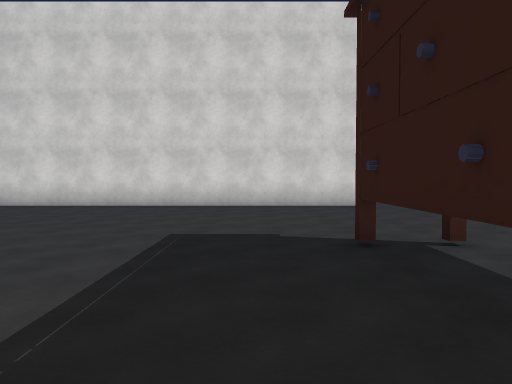
[1] (above)

21 first-person views from a walk through a Unity game level. The camera is 1.4 m above the floor, tilts 2° down and sees 70° across. The floor is counted in squares, 2 m on a side. Each view is taken from the middle of a square. On the plan, view 1 faces up. The plan holds only what a view shows up to about 11 squares ahead; the rest is blank. The place goes on beyond the plan. Some surface patterns are stand-ins.

[2]
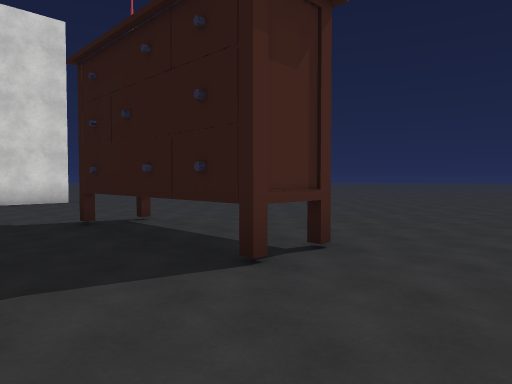

[3]
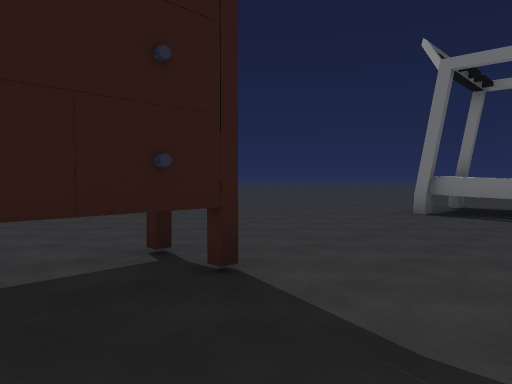

[4]
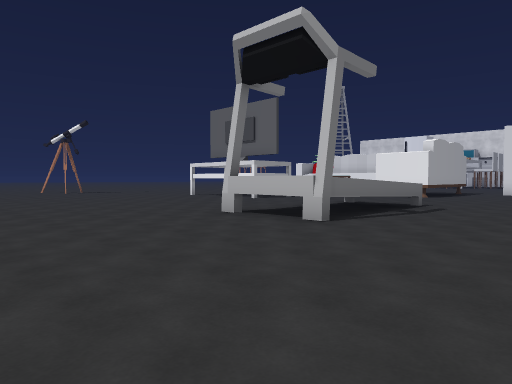

[5]
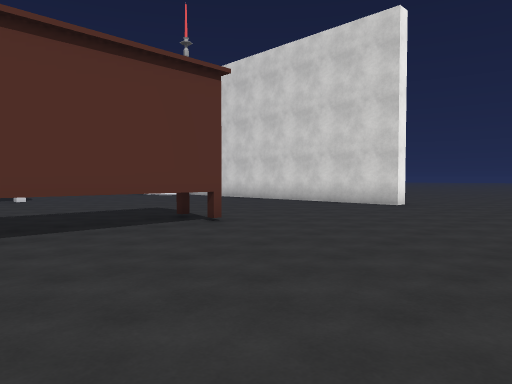

[6]
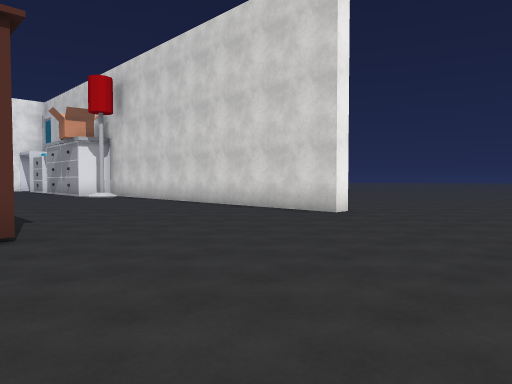

[7]
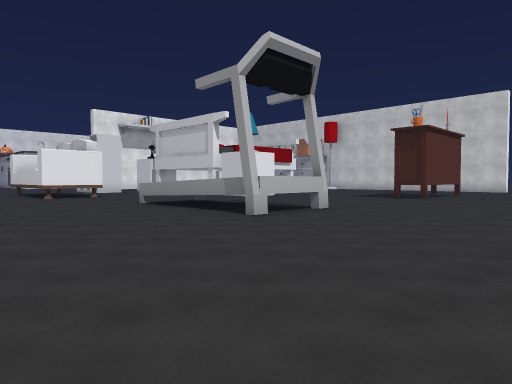

[8]
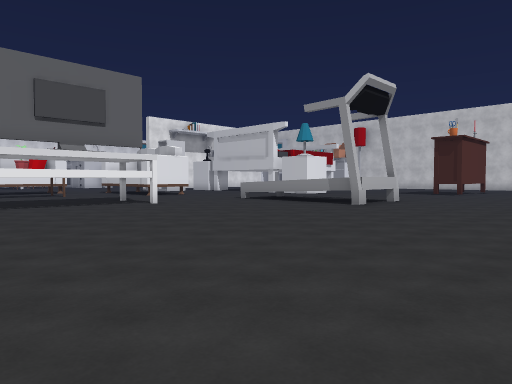

[9]
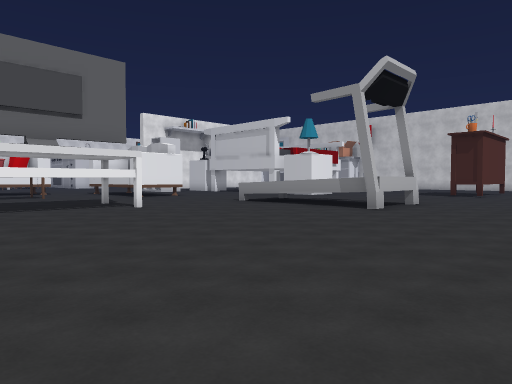

[10]
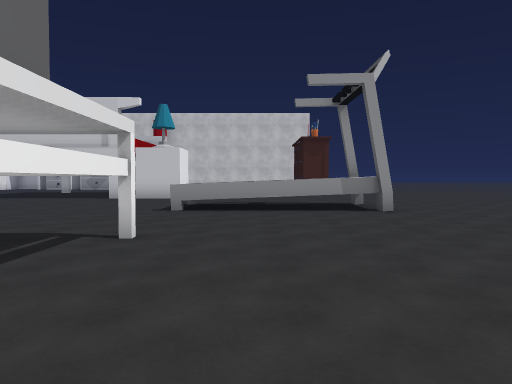

[11]
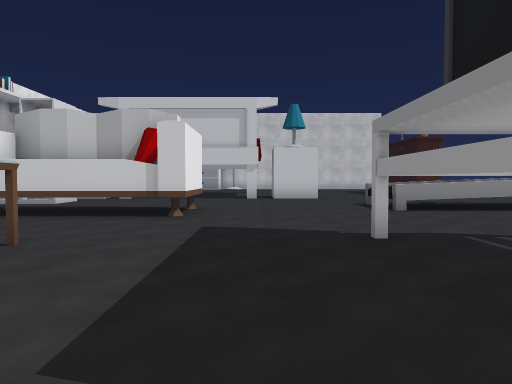

[12]
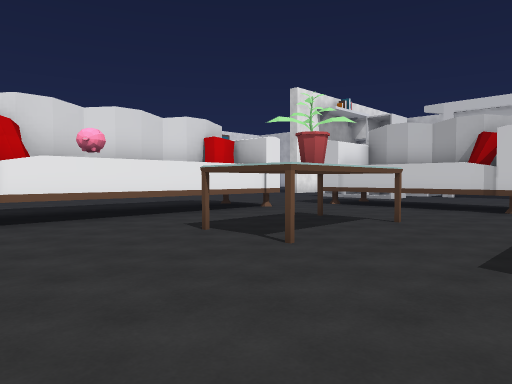

[13]
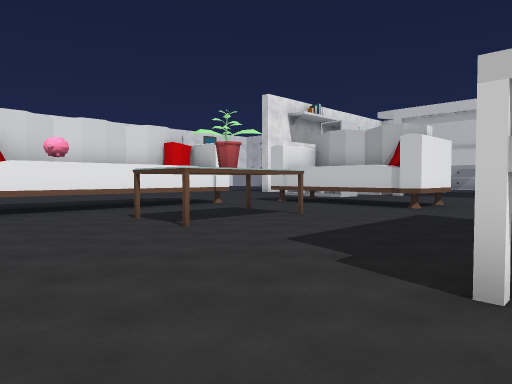

[14]
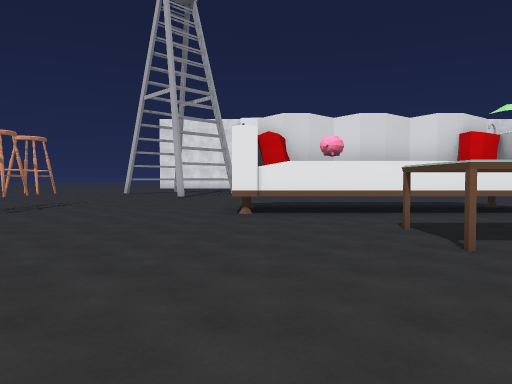

[15]
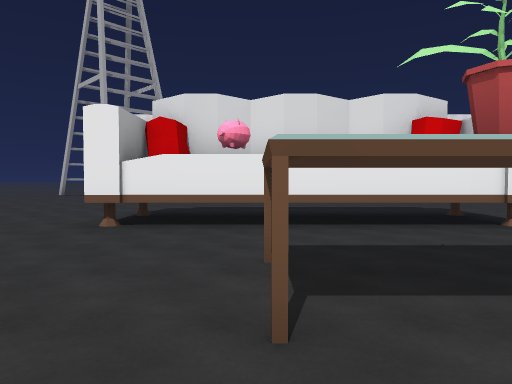

[16]
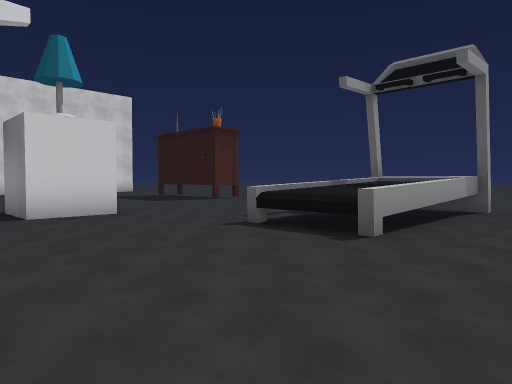

[17]
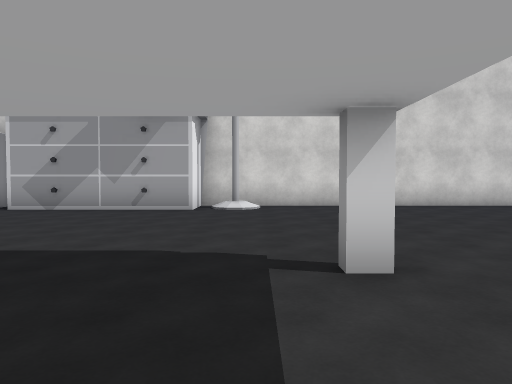

[18]
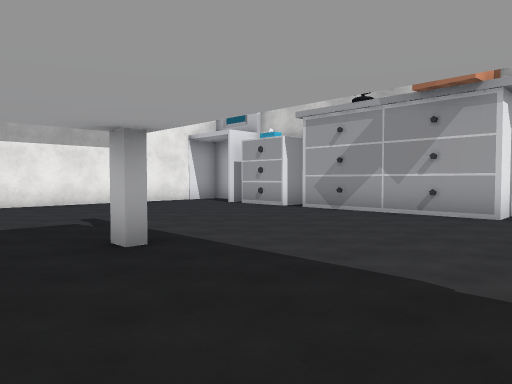

[19]
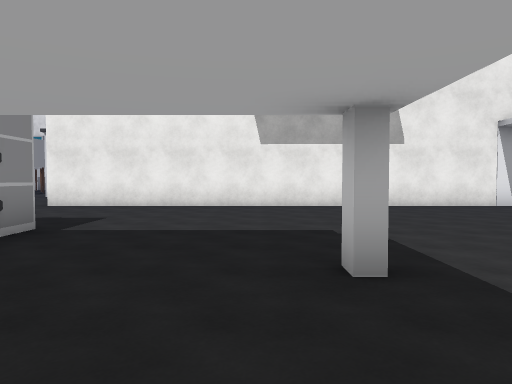

[20]
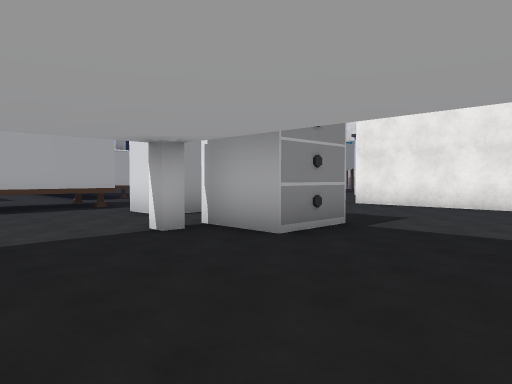

[21]
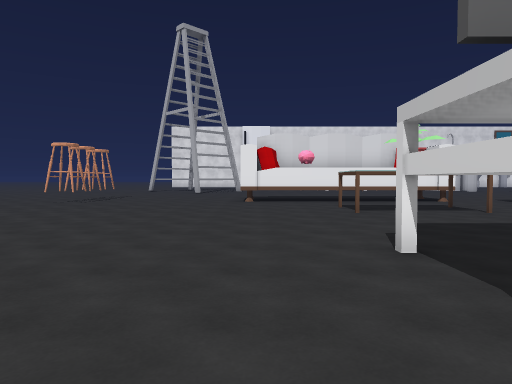

### Floor plan
Key: @ floor where view 1 was taken; # wall or solid block; . main floor; : floor 0.25 m higher than the main floor; / step, stairs or slope; ^ raised ledge; T thing the floor can be seen under or through; O other object.
Columns run from 18 left of view 1 to 7 right of it. Each row starts with its distance up from view 1.
 11                     .....
 10          ############....
  9 #  OO.####//.............
  8 #........................
  7 #........................
  6 #.........................
  5 #.........................
  4 #..................OT.....
  3 #......#....#......OT.....
  2 #..................OT.....
  1 #.............   ..OT.....
  0 #........... .  ..@OO.....
 -1 #....OO....  O ...........
 -2 #.... O...   O ...........
 -3 #..   O...  .OO...........
 -4      OO...  ..............
 -5     O:O...................
 -6      ..........^^^^^^....
 -7       TTT T....^^^^^^....
 -8 ..        T.....^^^^#....
 -9 ....  TTTTT..............
-10 ..........................
-11 ....TT....................
-12 .... T..OO....TT..........
-13 .... T..OO....TT..........
-14 .... T..OO....TT..........
-15 .... T..OO....TT..........
-16 .... T....................
-17 ....TT............    ....
-18 .................

Where each view was taken, in squares from view 1:
view 1: 0 up, 0 right, facing up
view 2: 2 down, 1 left, facing up-right
view 3: 2 up, 1 left, facing down-right
view 4: 2 down, 7 right, facing down-left
view 5: 0 up, 7 right, facing up-left
view 6: 3 up, 7 right, facing up-left
view 7: 13 down, 7 right, facing up-left
view 8: 17 down, 7 right, facing up-left
view 9: 16 down, 6 right, facing up-left
view 10: 16 down, 1 left, facing up
view 11: 16 down, 6 left, facing up
view 12: 18 down, 6 left, facing up-left
view 13: 18 down, 4 left, facing up-left
view 14: 17 down, 5 left, facing left
view 15: 15 down, 7 left, facing left
view 16: 10 down, 7 left, facing up-right
view 17: 0 up, 7 left, facing up
view 18: 1 up, 7 left, facing up-left
view 19: 2 up, 8 left, facing left
view 20: 2 up, 8 left, facing down-left
view 21: 17 down, 1 left, facing left
